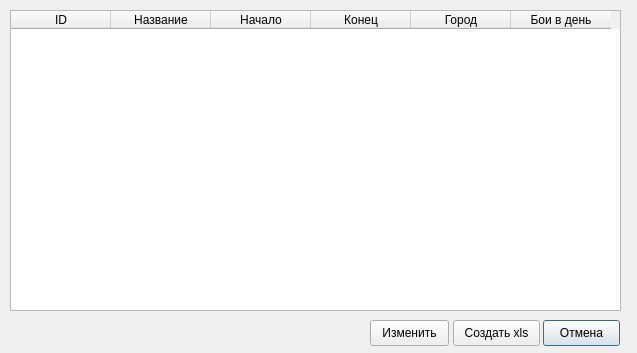
<?xml version="1.0" encoding="UTF-8"?>
<ui version="4.0">
 <class>Dialog</class>
 <widget class="QDialog" name="Dialog">
  <property name="geometry">
   <rect>
    <x>0</x>
    <y>0</y>
    <width>637</width>
    <height>353</height>
   </rect>
  </property>
  <property name="windowTitle">
   <string>Dialog</string>
  </property>
  <widget class="QTableWidget" name="tableWidget">
   <property name="geometry">
    <rect>
     <x>10</x>
     <y>10</y>
     <width>611</width>
     <height>301</height>
    </rect>
   </property>
   <property name="locale">
    <locale language="Russian" country="Russia"/>
   </property>
   <property name="selectionBehavior">
    <enum>QAbstractItemView::SelectRows</enum>
   </property>
   <property name="columnCount">
    <number>6</number>
   </property>
   <column>
    <property name="text">
     <string>ID</string>
    </property>
   </column>
   <column>
    <property name="text">
     <string>Название</string>
    </property>
   </column>
   <column>
    <property name="text">
     <string>Начало</string>
    </property>
   </column>
   <column>
    <property name="text">
     <string>Конец</string>
    </property>
   </column>
   <column>
    <property name="text">
     <string>Город</string>
    </property>
   </column>
   <column>
    <property name="text">
     <string>Бои в день</string>
    </property>
   </column>
  </widget>
  <widget class="QPushButton" name="cancel">
   <property name="geometry">
    <rect>
     <x>543</x>
     <y>320</y>
     <width>77</width>
     <height>26</height>
    </rect>
   </property>
   <property name="text">
    <string>Отмена</string>
   </property>
  </widget>
  <widget class="QPushButton" name="exportxls">
   <property name="geometry">
    <rect>
     <x>453</x>
     <y>320</y>
     <width>87</width>
     <height>26</height>
    </rect>
   </property>
   <property name="text">
    <string>Создать xls</string>
   </property>
  </widget>
  <widget class="QPushButton" name="edit">
   <property name="geometry">
    <rect>
     <x>370</x>
     <y>320</y>
     <width>79</width>
     <height>26</height>
    </rect>
   </property>
   <property name="text">
    <string>Изменить</string>
   </property>
  </widget>
 </widget>
 <resources/>
 <connections/>
</ui>
